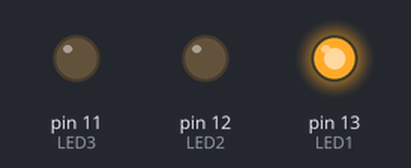
This sketch was run on a simulated Arduino Uno, built with avr-gcc and run on an emulated ATmega328P. Parts: output pins drawn as LEDs (lit = HIGH).

Above: at 0.1 s.
At 0.3 s:
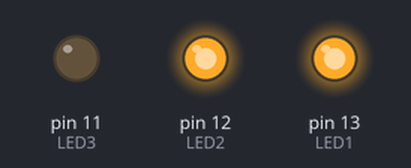
At 0.5 s:
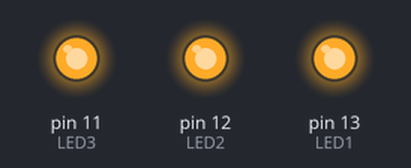
At 0.75 s:
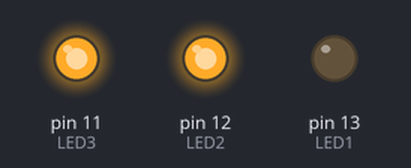
At 3.25 s:
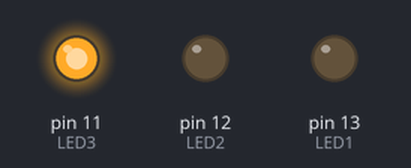
At 5.9 s:
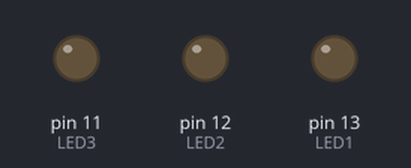
Timing chart, 0 to 8.1 s (numbered marks = the images above):
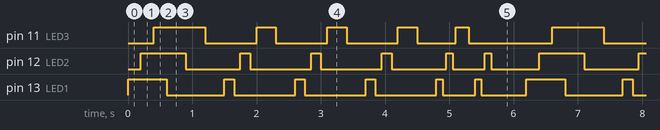

The sketch:

DespacitoLight.ino
```cpp
int LED1 = 13;
int LED2 = 12;
int LED3 = 11;

void setup() {
  pinMode(LED1, OUTPUT);
  pinMode(LED2, OUTPUT);
  pinMode(LED3, OUTPUT);
}

// Define the despacitoPattern function outside the loop function
void despacitoPattern() {
  // "Des-pa-cito" pattern
  for (int i = 0; i < 3; i++) {
    digitalWrite(LED1, HIGH);
    delay(150);  // Short pulse for "Des"
    digitalWrite(LED1, LOW);
    delay(100);

    digitalWrite(LED2, HIGH);
    delay(150);  // Short pulse for "pa"
    digitalWrite(LED2, LOW);
    delay(100);

    digitalWrite(LED3, HIGH);
    delay(300);  // Longer pulse for "cito"
    digitalWrite(LED3, LOW);
    delay(300);
  }

  // "De-s-pa-ci-to" echo pattern
  digitalWrite(LED1, HIGH);
  delay(100);  // Quick pulse for "De"
  digitalWrite(LED1, LOW);
  delay(50);

  digitalWrite(LED2, HIGH);
  delay(100);  // Quick pulse for "s"
  digitalWrite(LED2, LOW);
  delay(50);

  digitalWrite(LED3, HIGH);
  delay(200);  // Slightly longer pulse for "pa"
  digitalWrite(LED3, LOW);
  delay(100);

  digitalWrite(LED1, HIGH);
  delay(100);  // Quick pulse for "ci"
  digitalWrite(LED1, LOW);
  delay(50);

  digitalWrite(LED2, HIGH);
  delay(100);  // Quick pulse for "to"
  digitalWrite(LED2, LOW);
  delay(50);

  // Short pause before repeating
  delay(500);
}

void loop() {
  // Your original pattern
  digitalWrite(LED1, HIGH);
  delay(200);
  digitalWrite(LED2, HIGH);
  delay(200);
  digitalWrite(LED3, HIGH);
  delay(200);
  digitalWrite(LED1, LOW);
  delay(300);
  digitalWrite(LED2, LOW);
  delay(300);
  digitalWrite(LED3, LOW);
  delay(300);

  // Additional "Despacito" pattern
  despacitoPattern();
}
```

Measured:
- by itself, pin 11 (LED3): repeats every 6.2 s: 3 × (LOW 0.80 s, HIGH 0.30 s), LOW 0.60 s, HIGH 0.20 s, LOW 1.3 s, HIGH 0.80 s
- by itself, pin 13 (LED1): repeats every 6.2 s: LOW 0.90 s, 3 × (HIGH 0.15 s, LOW 0.95 s), HIGH 0.10 s, LOW 0.50 s, HIGH 0.10 s, LOW 0.70 s, HIGH 0.60 s
- by itself, pin 12 (LED2): repeats every 6.2 s: LOW 0.85 s, 2 × (HIGH 0.15 s, LOW 0.95 s), HIGH 0.15 s, LOW 0.85 s, HIGH 0.10 s, LOW 0.50 s, HIGH 0.10 s, LOW 0.75 s, HIGH 0.70 s
